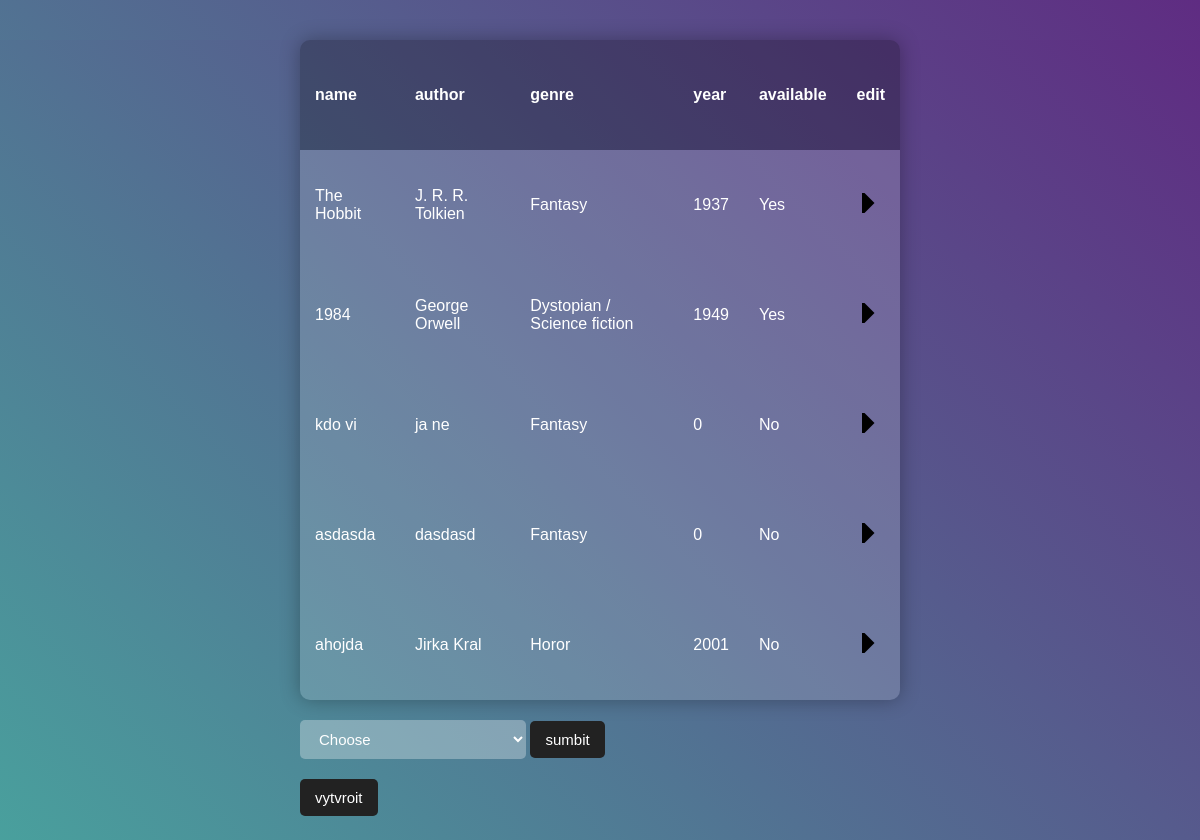
The page / on the database its author committed.
### tables this page shows
CREATE TABLE `databaze` (
  `id` int(255) NOT NULL,
  `name` varchar(255) NOT NULL,
  `author` varchar(255) NOT NULL,
  `genre` varchar(255) NOT NULL,
  `year_of_publication` year(4) NOT NULL,
  `info` tinyint(1) NOT NULL
);

### Db.php (called while the page is built, shortened)
<?php
class Db
{
	private static PDO $connection;
	private static array $options = array(
		PDO::ATTR_ERRMODE => PDO::ERRMODE_WARNING,
		PDO::MYSQL_ATTR_INIT_COMMAND => "SET NAMES utf8",
		PDO::ATTR_EMULATE_PREPARES => false,
	);
	public static function connect(string $host, string $database, string $user, string $password): void
	{
		if (!isset(self::$connection)) {
			$dsn = "mysql:host=$host;dbname=$database";
			self::$connection = new PDO($dsn, $user, $password, self::$options);
		}
	}
	private static function executeStatement(array $params): PDOStatement
	{
		$query = array_shift($params);
		$statement = self::$connection->prepare($query);
		$statement->execute($params);
		return $statement;
	}
	public static function queryAll(string $query): mixed
	{
		$statement = self::executeStatement(func_get_args());
		return $statement->fetchAll(PDO::FETCH_ASSOC);
	}
}

### index.php (the view, shortened to what this page needs)
<?php
require_once('Db.php');
$books = Db::queryAll('SELECT * FROM databaze');
?>
<!DOCTYPE html>
<html lang="en">
<head>
</head>
<body>
<div class="container">
	<table>
		<thead>
			<tr>
				<th>name</th>
				<th>author</th>
				<th>genre</th>
				<th>year</th>
				<th>available</th>
				<th>edit</th>
			</tr>
		</thead>
		<tbody>
        <?php foreach($books as $book): ?>
			<tr>
                    <td><?= $book['name']?></td>
                    <td><?= $book['author']?></td>
                    <td><?= $book['genre']?></td>
                    <td><?= $book['year_of_publication']?></td>
                    <td><?= $book['info'] ? 'Yes' : 'No' ?></td>
					<td><a href="edit.php?id=<?= $book['id'] ?>" title="Upravit"><svg width="20px" height="40px" viewBox="0 0 16 16" fill="none" xmlns="http://www.w3.org/2000/svg">
					<path d="M6 -3.49691e-07L14 8L6 16L4 16L4 -4.37114e-07L6 -3.49691e-07Z" fill="#000000"/>
					</svg></a></td>
			</tr>
            <?php endforeach; ?>
		</tbody>
	</table>
    <form method="GET">
        <select name="genre">
                <option value="0">Choose</option>
        </select>
        <input type="submit" name="submit" value="sumbit">
    </form>
	<form method="POST" action="create.php">
		<input type="submit" value="vytvroit" name="vytvorit">
	</form>
</div>
</body>
</html>

### index.php (style rules this page uses)
html, body { height: 100%; margin: 0; background: linear-gradient(45deg, #49a09d, #5f2c82); font-family: sans-serif; font-weight: 100; }
.container { width: 600px; margin: 40px auto; }
table { width: 100%; border-collapse: collapse; box-shadow: 0 0 20px rgba(0,0,0,0.3); border-radius: 10px; overflow: hidden; }
th, td { padding: 15px; background: rgba(255,255,255,0.15); color: #fff; height: 80px; }
th { background: rgba(0,0,0,0.25); text-align: left; }
form { margin-top: 20px; }
select, input[type="submit"] { padding: 10px 15px; border-radius: 5px; border: none; font-size: 15px; cursor: pointer; }
input[type="submit"] { background: #222; color: #fff; }
svg { width: 20px; fill: white; cursor: pointer; }

### rows shown on the page
databaze: name "The Hobbit", author "J. R. R. Tolkien", genre "Fantasy", year_of_publication "1937", info "Yes"
databaze: name "1984", author "George Orwell", genre "Dystopian / Science fiction", year_of_publication "1949", info "Yes"
databaze: name "kdo vi", author "ja ne", genre "Fantasy", year_of_publication "0", info "No"
databaze: name "asdasda", author "dasdasd", genre "Fantasy", year_of_publication "0", info "No"
databaze: name "ahojda", author "Jirka Kral", genre "Horor", year_of_publication "2001", info "No"
